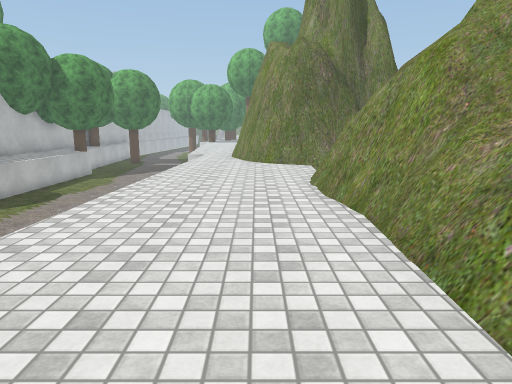
view 1 (above)

20 first-person views from a walk through a scene from a Unity 3-D project. The camera is 1.4 m above the floor, tilts 10° down and sees 70° across. The floor is counted in squares, 1 m on a side. Each view is taken from the middle of a square. On the plan, view 1 faces up. The plan holds only what a view shows up to about 16 squares ahead; the rest is blank. The place goes on beyond the plan. Some trees and plants on the terrain are drawn as simple stand-ins. Some surface patterns are stand-ins.

view 2
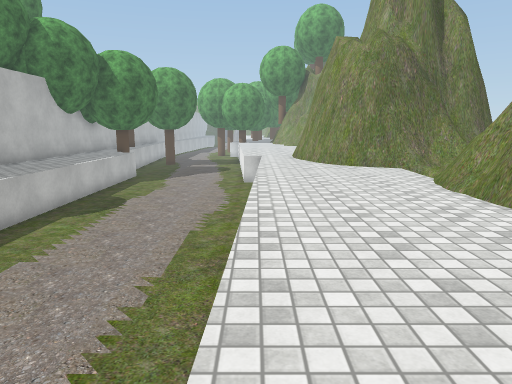

view 3
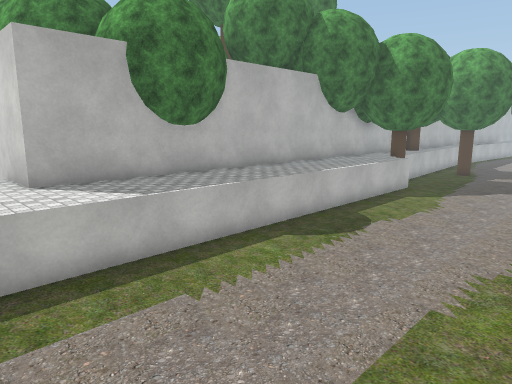

view 4
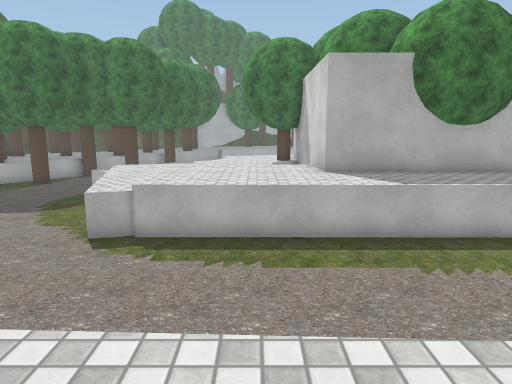

view 5
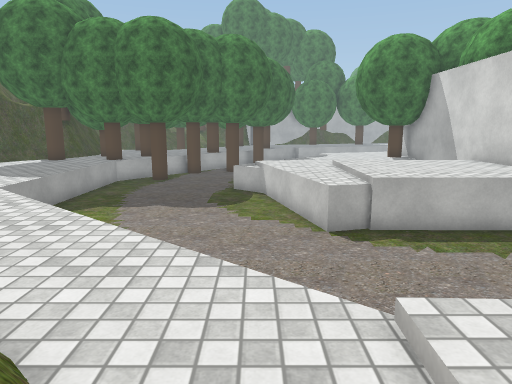

view 6
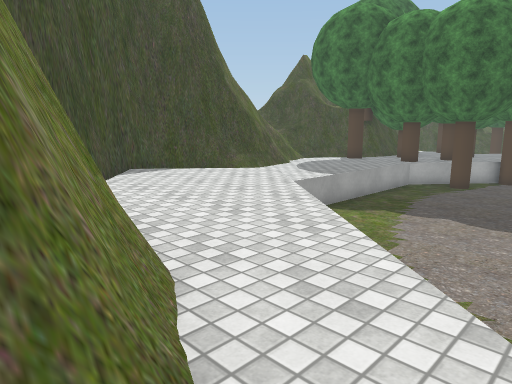

view 7
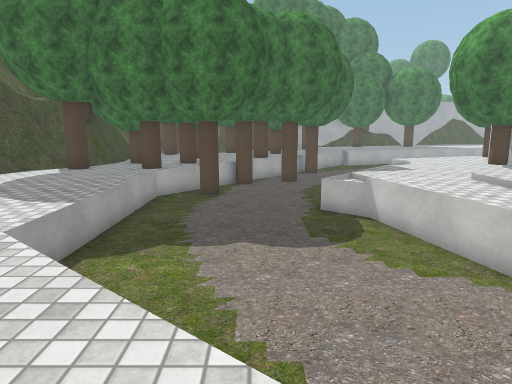

view 8
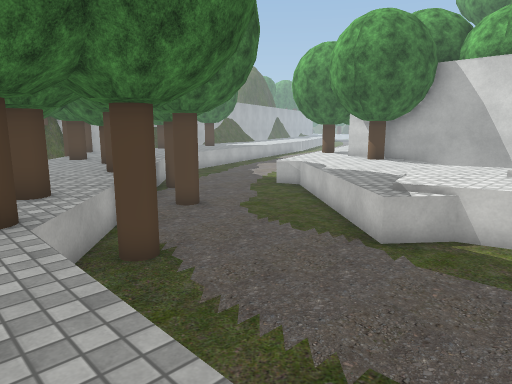

view 9
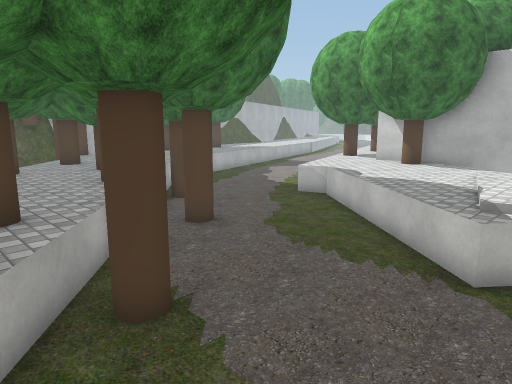

view 10
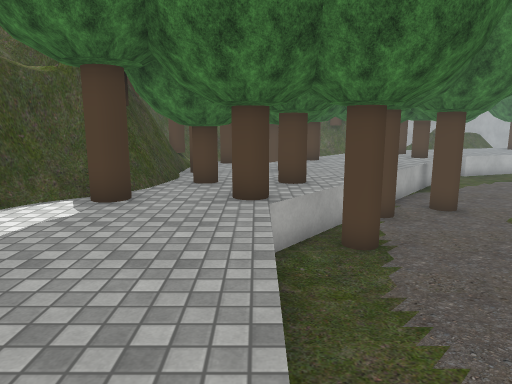

view 11
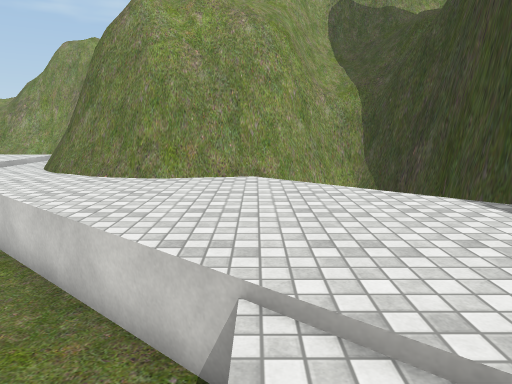

view 12
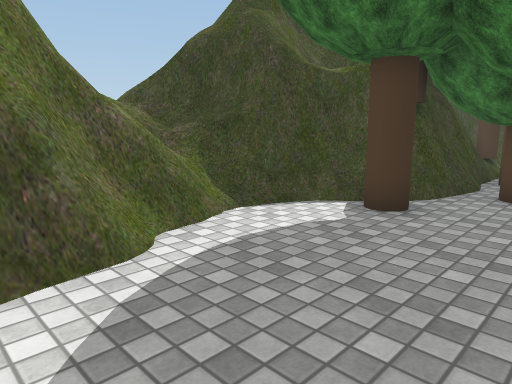

view 13
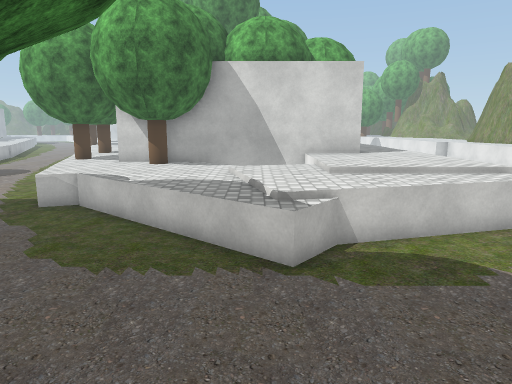

view 14
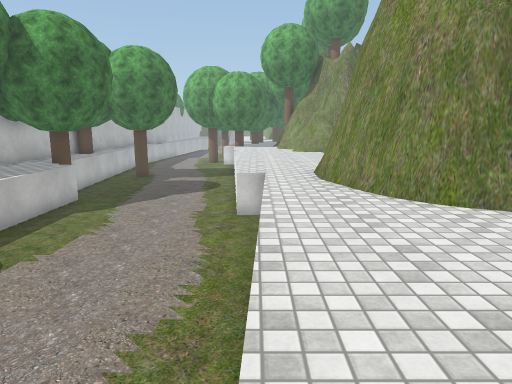

view 15
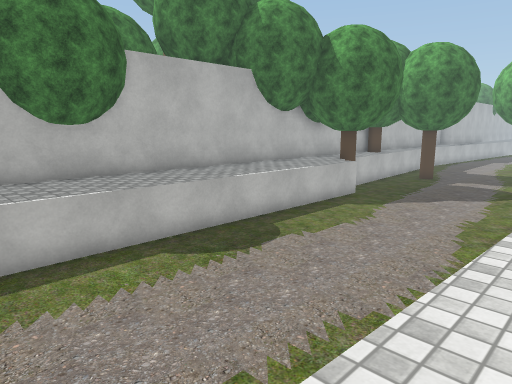

view 16
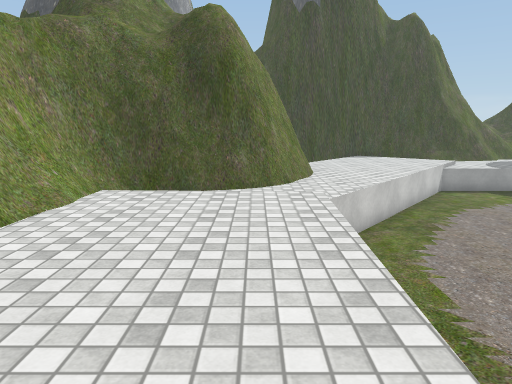

view 17
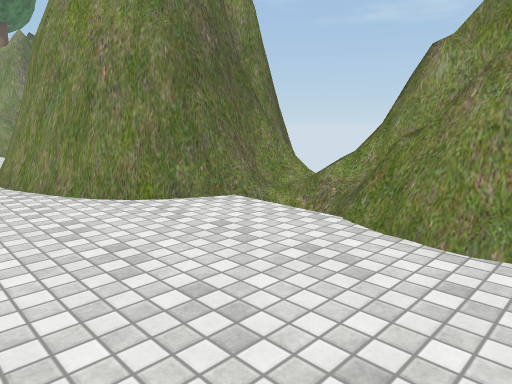

view 18
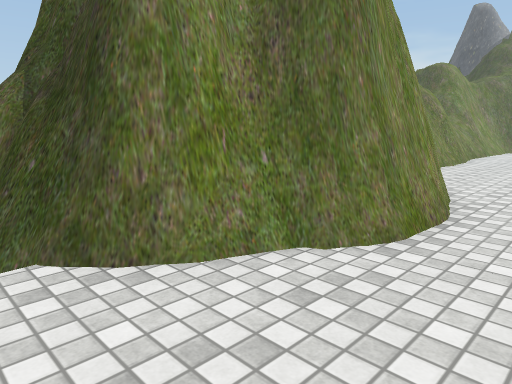

view 19
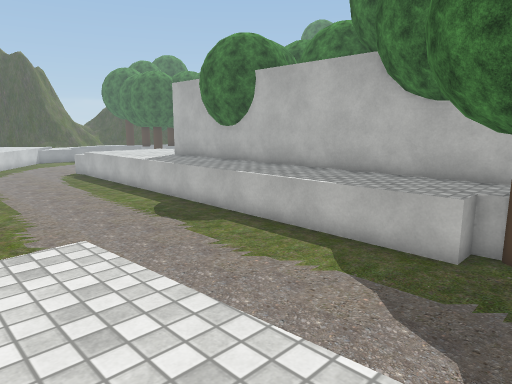

view 20
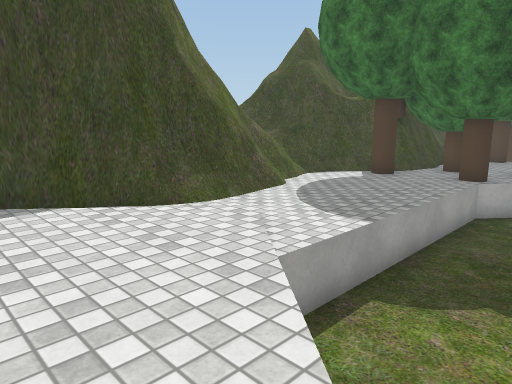

### Floor plan
Key: @ floor where view 1 was taken; # wall or solid block; . main floor; : floor 0.25 m higher than the main floor; / step, stairs or slope; = window, fence, low wall or low ledge; ^ raised ledge; v drop or lower ground; T tree; O other object.
Columns run from 28 left of view 1 to 4 right of it. Each row starts with its distance up from view 1.
 24                #  vvvvvvv::::
 23                O TTvvvvvv::::##
 22                #TTTvvvvvv:::=##
 21                #vvvvvvvvv:::##
 20                Tvvvvvvvvv::##
 19                #vvvvvvvvvv:##
 18                #vvvvvvvvvv:##
 17                #vvvvvvvvvv:##
 16                #vvvvvvvvvv::#
 15                #vvvvvvvvvv::####
 14                #vvvvvvvvvv:::/###
 13                #vvvvvvvvvv::::/=#
 12               TTTvvvvvvvvv::::/=#
 11                TTvvvvvvvvv::::=##
 10                #vvvvvvvvvv::::###
  9                #vvvvvvvvvv::::##
  8 vv TT          #vvvvvvvvv:::::#
  7  vvvvv#T########vvvvvvvvv:::::##
  6  vvvvvvTvvv  vvvvvvvvvvvv:::::##
  5   vvvvvvvvv  vvvvvvvvvvvv:::::=#
  4   vvvvvvvvvvvvvvvvvvvvvvv:::::=^
  3 v vvvvvvvvvvvvvvvvvvvvvv :::::=#
  2 vvvvvvvvvvvvvvvvvvvvvvvv :::::=#
  1 vvvvvvvvvvvvvvvvvvvvvvvv :::::=#
  0 vvTvvvvvvvvvvvvvvvvvvvvvv///@/##
 -1 ..TTvvvvvvvvvvvvvvvvvvvv.../=##
 -2  ..vvTTvvvvvvvvvvvvvvvv...####
 -3 TT..vTvvvvvvvvvvvvvvvvv..##
 -4 ...TTvTvvvvvvvvvvvvvvv...#
 -5 T.....Tvvvvvvvvvvvvvv...##
 -6 T.......TTvvvvvvvvvv....##
 -7   ..T.TT.vvvvvvvvvv.....=#
 -8    .....TT.......v/......#
 -9  T....TT........./......v##
-10    .O............/.....v v#
-11    #####.T......../...v  v#
-12    #   #=/...=####//.v#####
-13        ###=:=###########
-14      ###### =##

Positions as (right, up) in squares from view 1, and headings:
1: (0, 0), facing up
2: (-3, 1), facing up
3: (-3, 5), facing up-left
4: (-1, 5), facing left
5: (-1, -1), facing left
6: (-2, -1), facing down-left
7: (-5, -4), facing left
8: (-13, -9), facing up-left
9: (-15, -8), facing up-left
10: (-12, -8), facing left
11: (-13, -8), facing right
12: (-13, -8), facing down-left
13: (-17, -8), facing up
14: (-3, 8), facing up
15: (-2, 8), facing up-left
16: (-2, 8), facing down
17: (-3, 8), facing up-right
18: (-3, 24), facing down-right
19: (-2, 24), facing down-left
20: (-7, -5), facing down-left
